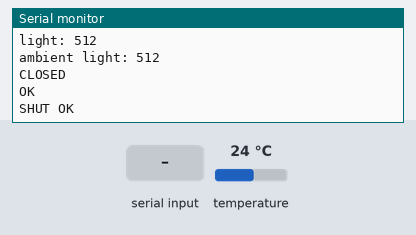
This sketch was run on a simulated Arduino Mega 2560, built with avr-gcc and run on an emulated ATmega2560. Parts: the last lines printed to the serial monitor. Inputs (shaded band) come from the test bench; at power-on: temperature 24 °C. The modem accepts every AT command (registered, SIM ready, sends succeed) and sends nothing else.

Above: at 2.2 s.
2.3 s: "1" received over the second serial link
At 3.7 s:
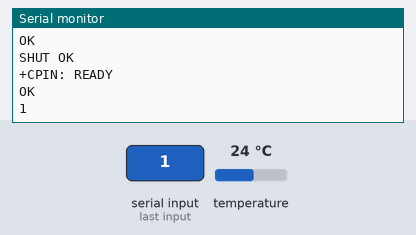
4.5 s: "0" received over the second serial link
At 5.31 s:
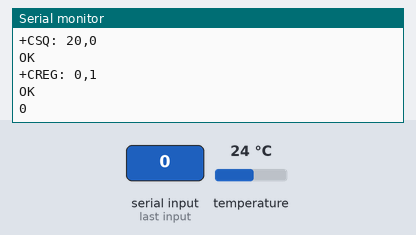

The sketch:

sketch_feb28a.ino
```cpp
#include <EEPROM.h>

/*
  GPRS
  Temperature
  Moisture

  Temperature: Pin 10
  Moisture: Pin 0
  GPRS: Pins 18 and 19
  Photo Cell: Pin 8

*/
#include <OneWire.h>
#include <DallasTemperature.h>
#include <SoftwareSerial.h>
#include<WString.h>

#define ONEWIRE 10 //pin to use for One Wire interface
#define MOISTURE 0 //pin to use for Moisture Sensor
#define PHOTO 8 //pin to use for Photocell Sensor
#define AMBIENT 9 //pin to use for Ambient Light Sensor

#define DELAY 60000 //delay each measurement for 60 seconds

#define SEMATEXT_TOKEN String("token")

OneWire oneWire(ONEWIRE);
DallasTemperature sensors(&oneWire);

void setup() {
  //the GPRS baud rate
  Serial1.begin(19200);
  Serial.begin(19200);

  // Start up the OneWire Sensors library
  sensors.begin();
  delay(1000);

}

void loop() {

  //Temperature
  sensors.requestTemperatures(); // Send the command to get temperatures
  float tempC = sensors.getTempCByIndex(0);
  float tempF = DallasTemperature::toFahrenheit(tempC);
  Serial.print("Fahrenheit: ");
  Serial.print(tempF);
  Serial.println(" F ..........DONE");

  //Moisture
  int moistureValue = analogRead(MOISTURE);
  Serial.print("moistureValue: ");
  Serial.println(moistureValue);

  //Moisture Voltage
  float moistureVoltage = moistureValue * (5.0 / 1023.0);
  Serial.print("voltage: ");
  Serial.println(moistureVoltage);

  int lightLevel = analogRead(PHOTO);
  Serial.print("light: ");
  Serial.println(lightLevel);

  int ambientLightLevel = analogRead(AMBIENT);
  Serial.print("ambient light: ");
  Serial.println(ambientLightLevel);

  //send the data
  upload(tempC, tempF, moistureValue, moistureVoltage, lightLevel, ambientLightLevel);

  delay(DELAY);
}

void upload(float tempc, float tempf, int moistureValue, float moistureVoltage, int lightLevel, int ambientLightLevel) {

    String payload = convertToJsonString(tempc, tempf, moistureValue, moistureVoltage, lightLevel, ambientLightLevel);
    int num = payload.length();

    sendATCommand("AT+CIPCLOSE", 100);
    sendATCommand("AT+CIPSHUT", 100);

    sendATCommand("AT+CPIN?", 1000);
    sendATCommand("AT+CSQ", 1000);
    sendATCommand("AT+CREG?", 1000);
    sendATCommand("AT+CGATT?", 500);

    sendATCommand("AT+CGATT=1", 500);

    sendATCommand("AT+SAPBR=3,1,\"CONTYPE\",\"GPRS\"", 500);
    sendATCommand("AT+SAPBR=3,1,\"APN\",\"wholesale\"", 500);
    sendATCommand("AT+SAPBR=1,1", 3000);

    sendATCommand("AT+HTTPINIT", 3000);
    sendATCommand("AT+HTTPPARA=\"CID\",1", 500);
    sendATCommand("AT+HTTPPARA=\"URL\",\"logsene-receiver.sematext.com/"+SEMATEXT_TOKEN+"/field-telemetry\"", 500);
    sendATCommand("AT+HTTPPARA=\"CONTENT\",\"application/json\"", 500);
    sendATCommand("AT+HTTPPARA=\"HOST\",\"https://logsene-receiver.sematext.com\"", 500);

    sendATCommand("AT+HTTPDATA=" + String(payload.length()) + ",5000", 500);
    writeData(payload, 1000);
    sendATCommand("AT+HTTPACTION=1", 5000);
    sendATCommand("AT+HTTPREAD", 500);
    sendATCommand("AT+HTTPTERM", 500);
    sendATCommand("AT+SAPBR=0,1", 500);

}

String convertToJsonString(float tempc, float tempf, int moistureValue, float moistureVoltage, int lightLevel, int ambientLightLevel) {
 return "{ \"temperature_celcius\": " +  String(tempc) + ", \"temperature_fahrenheit\": " + String(tempf) + ", \"moisture_value\":" + String(moistureValue) + ",\"moisture_voltage\": " + String(moistureVoltage) + ", \"light_level\":" + String(lightLevel)+ ",\"ambient_light_level\":" + String(ambientLightLevel) + " }";
}

void writeData(String data, int _delay) {
  Serial1.print(data);
  delay(_delay);
  ShowSerialData();
}

void writeData(char data, int _delay) {
  Serial1.print(data);
  delay(_delay);
  ShowSerialData();
}

void sendATCommand(String data, int _delay) {
  Serial1.println(data);
  delay(_delay);
  ShowSerialData();
}

void ShowSerialData() {
  while(Serial1.available() != 0){
   Serial.write(Serial1.read());
  }
}
```

Measured:
- after the input at 2.3 s, the serial monitor: prints a new line after 0.71 s (image 1)
- after the input at 4.5 s, the serial monitor: prints a new line after 0.51 s (image 2)
